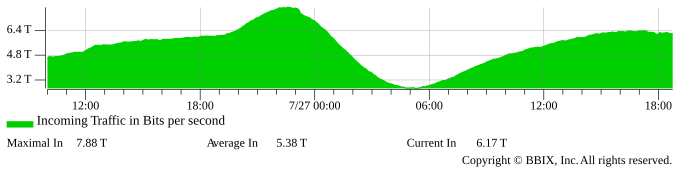
#> input picture IXP.png, 680 x 172 px
$ python Extractor.py
#> lines starting #> are read from the running program, lines starting #| are printed output that depends on the picture; after the words box and inside, x2 and y2 are one past the last pixel; in counts of white or black regions, pixels touching at a corner belong together
import cv2
import numpy as np
import pytesseract
import re
from matplotlib import pyplot as plt

# Path to the Tesseract executable
pytesseract.pytesseract.tesseract_cmd = r'C:\Program Files\Tesseract-OCR\tesseract.exe'


def load_image(image_path):
    image = cv2.imread(image_path)
    if image is None:
        raise FileNotFoundError(f"The image at path {image_path} could not be loaded.")
    return image


def find_graph_contour(image):
    hsv_image = cv2.cvtColor(image, cv2.COLOR_BGR2HSV)
    lower_green = np.array([35, 50, 50])
    upper_green = np.array([85, 255, 255])
    mask = cv2.inRange(hsv_image, lower_green, upper_green)
    contours, _ = cv2.findContours(mask, cv2.RETR_EXTERNAL, cv2.CHAIN_APPROX_SIMPLE)
    if not contours:
        raise ValueError("No green contours found in the image.")
    largest_contour = max(contours, key=cv2.contourArea)
    return cv2.boundingRect(largest_contour)


def extract_y_axis_labels(image, x, y, h, padding_left=50, scale_factor=2):
    if x - padding_left < 0:
        left_crop = image[y:y + h, 0:x]
        left_x = 0
    else:
        left_crop = image[y:y + h, x - padding_left:x]
        left_x = x - padding_left

    scaled_left_crop = cv2.resize(left_crop, None, fx=scale_factor, fy=scale_factor, interpolation=cv2.INTER_CUBIC)
    gray_scaled_left_crop = cv2.cvtColor(scaled_left_crop, cv2.COLOR_BGR2GRAY)
    thresholded_image = cv2.adaptiveThreshold(gray_scaled_left_crop, 255, cv2.ADAPTIVE_THRESH_GAUSSIAN_C,
                                              cv2.THRESH_BINARY_INV, 11, 2)
    scaled_image = cv2.resize(thresholded_image, None, fx=scale_factor, fy=scale_factor, interpolation=cv2.INTER_CUBIC)
    enhanced_image = cv2.convertScaleAbs(scaled_image, alpha=1.5, beta=0)
    sharpening_filter = np.array([[-1, -1, -1], [-1, 9, -1], [-1, -1, -1]])
    sharpened_image = cv2.filter2D(enhanced_image, -1, sharpening_filter)

    custom_config = r'--oem 3 --psm 6'
    y_labels_text = pytesseract.image_to_string(sharpened_image, config=custom_config)
    pattern = re.compile(r'\b\d+\.\d+T\b')
    y_labels = pattern.findall(y_labels_text)

    return y_labels, sharpened_image, left_x, y_labels_text


def display_images(image, sharpened_image, graph_image, y_labels, padding_left=50):
    plt.figure(figsize=(18, 6))

    plt.subplot(1, 2, 1)
    plt.title("Original Image with Y-Axis Label Area Highlighted")
    plt.imshow(cv2.cvtColor(image, cv2.COLOR_BGR2RGB))

    plt.subplot(1, 2, 2)
    plt.title("Processed Y-Axis Label Area")
    plt.imshow(cv2.cvtColor(sharpened_image, cv2.COLOR_BGR2RGB))

    plt.show()

    fig, ax = plt.subplots(figsize=(12, 6))
    ax.imshow(cv2.cvtColor(graph_image, cv2.COLOR_BGR2RGB))
    y_positions = np.linspace(padding_left, graph_image.shape[0] - padding_left, len(y_labels))
    for label, pos in zip(y_labels, y_positions):
        ax.text(-padding_left // 4, pos, label, color='black', fontsize=12, ha='right', va='center')
    ax.set_xticks([])
    ax.set_yticks([])
    ax.spines['top'].set_visible(False)
    ax.spines['right'].set_visible(False)
    plt.title('Graph with Updated Y-Axis Labels')
    plt.show()


def main(image_path):
    image = load_image(image_path)
#> in load_image, image is the input picture: shape (172, 680, 3); mean B, G, R 190.7, 237.8, 190.7
    x, y, w, h = find_graph_contour(image)
#> in find_graph_contour, `hsv_image = cv2.cvtColor(image, cv2.COLOR_BGR2HSV)`: hsv_image: shape (172, 680, 3); mean H, S, V 14.3, 58.2, 237.8
#> in find_graph_contour, `mask = cv2.inRange(hsv_image, lower_green, upper_green)`:
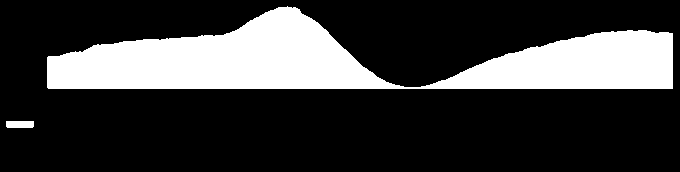
#> mask: shape (172, 680); 23.6% white; 2 white regions
#> in find_graph_contour, `contours, _ = cv2.findContours(mask, cv2.RETR_EXTERNAL, cv2.CHAIN_APPR..`: contours = 2 contours; box (x1, y1, x2, y2) and area: (47, 6, 673, 89) 26797, (6, 121, 34, 128) 161
#> in find_graph_contour, `largest_contour = max(contours, key=cv2.contourArea)`: largest_contour = contour of 300 points, box (x1, y1, x2, y2) (47, 6, 673, 89), area 26797
#> x = 47; y = 6; w = 626; h = 83
    y_labels, sharpened_image, left_x, y_labels_text = extract_y_axis_labels(image, x, y, h)
#> in extract_y_axis_labels, `left_crop = image[y:y + h, 0:x]`:
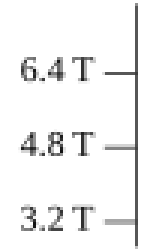
#> left_crop: shape (83, 47, 3) (shown 3 times larger); min 16, max 255, mean 241.4
#> in extract_y_axis_labels, `scaled_left_crop = cv2.resize(left_crop, None, fx=scale_factor, fy=sca..`:
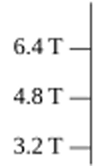
#> scaled_left_crop: shape (166, 94, 3); min 12, max 255, mean 240.3
#> in extract_y_axis_labels, `thresholded_image = cv2.adaptiveThreshold(gray_scaled_left_crop, 255, ..`:
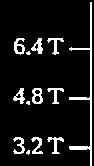
#> thresholded_image: shape (166, 94); 9.2% white in thin lines or dots, all inside (x1, y1, x2, y2) = (13, 2, 92, 166)
#> in extract_y_axis_labels, `scaled_image = cv2.resize(thresholded_image, None, fx=scale_factor, fy..`:
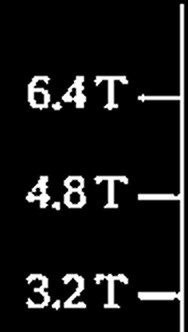
#> scaled_image: shape (332, 188); min 0, max 255, mean 23.4
#> in extract_y_axis_labels, `enhanced_image = cv2.convertScaleAbs(scaled_image, alpha=1.5, beta=0)`:
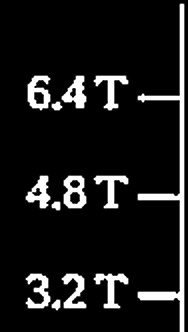
#> enhanced_image: shape (332, 188); min 0, max 255, mean 26.6
    graph_image = image[y:y + h, x:x + w]

    if graph_image is None or graph_image.size == 0:
        raise ValueError("The graph image is empty or not correctly loaded.")

    print("Shape of graph_image after cropping:", graph_image.shape)
    print("Type of graph_image after cropping:", type(graph_image))

    display_images(image, sharpened_image, graph_image, y_labels)

    print("Extracted text from processed image:")
    print(y_labels_text)
    print("Extracted labels using regex:")
    print(y_labels)


if __name__ == "__main__":
    image_path = 'IXP.png'
    main(image_path)
#> (the call stopped at in extract_y_axis_labels, `y_labels_text = pytesseract.image_to_string(sharpened_image, config=cu..`: pytesseract is not available in this run)
